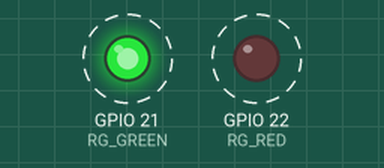
Simulated run of this sketch. Board: ESP32. Parts: output pins drawn as LEDs (lit = HIGH). Dashed ring = blinking. What the sketch prints to the serial monitor is not drawn.

Above: at 0.2 s.
Timing chart, 0 to 3.0 s (numbered marks = the images above):
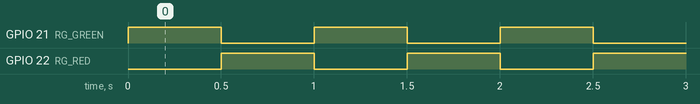

The sketch:

Red_GREEN_LED.ino
```cpp
/*
 * ESP32 R32 D1 LED Blink
 *
 * This sketch blinks two LEDs connected to pins 21 and 22
 * of the ESP32 development board.
 */

// Define LED pins
#define RG_GREEN  21
#define RG_RED    22

// Blink interval in milliseconds
const int blinkInterval = 500;

void setup() {
  // Initialize serial communication
  Serial.begin(9600);

  // Initialize LED pins as outputs
  pinMode(RG_GREEN, OUTPUT);
  pinMode(RG_RED, OUTPUT);

  // Initially turn off both LEDs
  digitalWrite(RG_GREEN, LOW);
  digitalWrite(RG_RED, LOW);

  Serial.println("ESP32 LED Blink initialized");
}

void loop() {
  // Turn on green LED, turn off red LED
  digitalWrite(RG_GREEN, HIGH);
  digitalWrite(RG_RED, LOW);
  Serial.println("Green LED ON, Red LED OFF");
  delay(blinkInterval);

  // Turn off green LED, turn on red LED
  digitalWrite(RG_GREEN, LOW);
  digitalWrite(RG_RED, HIGH);
  Serial.println("Green LED OFF, Red LED ON");
  delay(blinkInterval);
}
```

Measured:
- by itself, GPIO 21 (RG_GREEN), GPIO 22 (RG_RED): alternates HIGH for 0.50 s and LOW for 0.50 s
